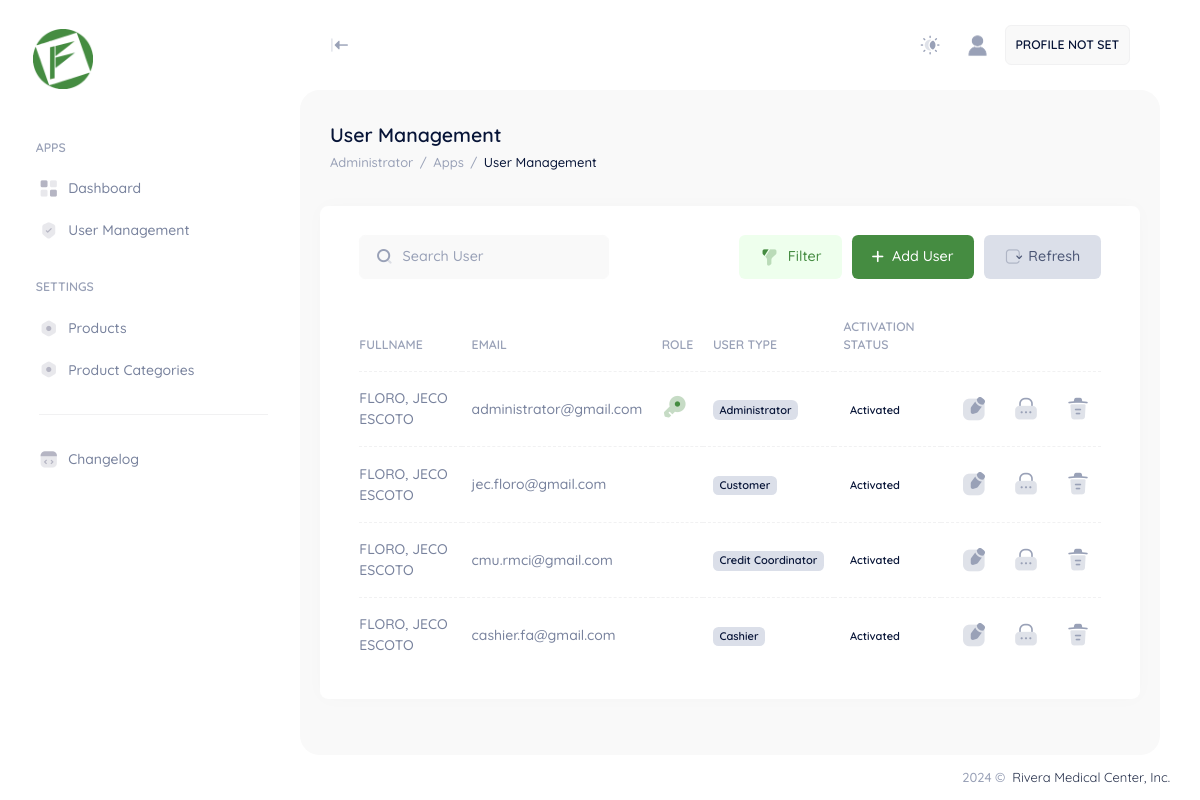
Before: /user/administrator/usermanagement.php (signed in) with the older database file.
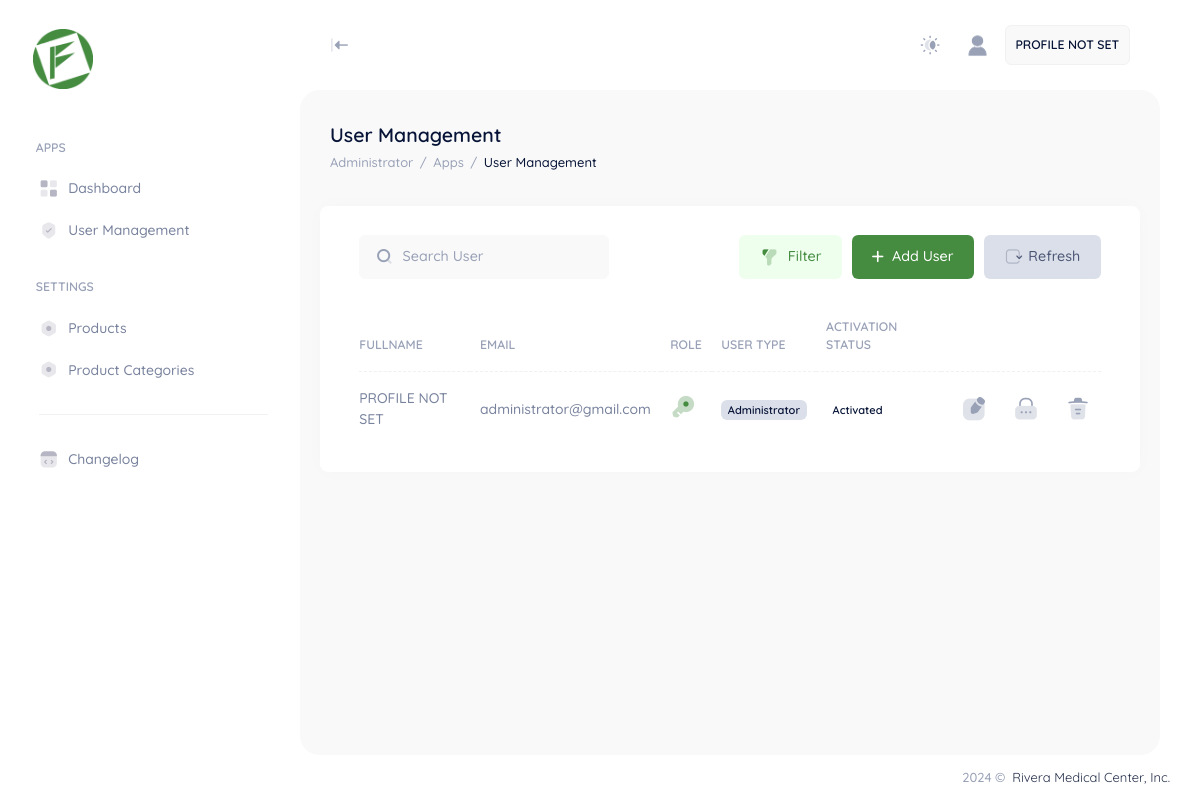
After: the same page with the newer database file.
### tables this page shows
CREATE TABLE IF NOT EXISTS `appsysusers` (
  `PK_appsysUsers` int NOT NULL AUTO_INCREMENT COMMENT 'AUTO GENERATED ID PER USER',
  `user_email` varchar(100) DEFAULT NULL COMMENT 'HASHED EMAIL',
  `user_password` longtext COMMENT 'HASHED PASSWORD',
  `user_empId` varchar(255) DEFAULT NULL COMMENT 'USER EMPLOYEE ID',
  `user_recoveryCode` varchar(255) DEFAULT NULL COMMENT 'HASHED RECOVERY CODE',
  `user_activationCode` varchar(255) DEFAULT NULL COMMENT 'HASHED ACTIVATION CODE',
  `user_secret` varchar(255) DEFAULT NULL,
  `isSecret` bit(1) DEFAULT NULL,
  `isActivated` bit(1) DEFAULT NULL,
  `isDisabled` bit(1) DEFAULT NULL,
  `isDeactivated` bit(1) DEFAULT NULL,
  `isAdmin` bit(1) DEFAULT NULL,
  `isCustomer` bit(1) DEFAULT NULL,
  `isBranchManager` bit(1) DEFAULT NULL,
  `isCreditInvestigator` bit(1) DEFAULT NULL,
  `isCreditCoordinator` bit(1) DEFAULT NULL,
  `isCashier` bit(1) DEFAULT NULL,
  `userLastname` longtext,
  `userFirstName` varchar(500) DEFAULT NULL,
  `userMiddleName` varchar(500) DEFAULT NULL,
  `userNickName` varchar(500) DEFAULT NULL,
  `userGender` int DEFAULT NULL,
  `userCivilStatus` varchar(500) DEFAULT NULL,
  `userNationality` varchar(500) DEFAULT NULL,
  `userAge` int DEFAULT NULL,
  `userDateofBirth` date DEFAULT NULL,
  `userPlaceofBirth` longtext,
  `userContactNumber` varchar(500) DEFAULT NULL,
  `userAddress` longtext,
  `userRegionCode` varchar(50) DEFAULT NULL,
  `userRegion` varchar(255) DEFAULT NULL,
  `userProvinceCode` varchar(50) DEFAULT NULL,
  `userProvince` varchar(255) DEFAULT NULL,
  `userCityCode` varchar(50) DEFAULT NULL,
  `userCity` varchar(255) DEFAULT NULL,
  `userBarangayCode` varchar(50) DEFAULT NULL,
  `userBarangay` varchar(255) DEFAULT NULL,
  `userFullName` varchar(500) DEFAULT NULL,
  `isProfileFilled` bit(1) DEFAULT NULL,
  `isSpouseFilled` bit(1) DEFAULT NULL,
  `isHomeOwnershipFilled` bit(1) DEFAULT NULL,
  `isEmploymentFilled` bit(1) DEFAULT NULL,
  `isPersonalPrefFilled` bit(1) DEFAULT NULL,
  `isChildrenFilled` bit(1) DEFAULT NULL,
  `isRelativesFilled` bit(1) DEFAULT NULL,
  `isNeighborFilled` bit(1) DEFAULT NULL,
  PRIMARY KEY (`PK_appsysUsers`) USING BTREE
);

### user/administrator/usermanagement.php (the view, shortened to what the rows shown need)
<?php
include '../../app/sessions/AdministratorSession.php';
try {
    $conn = new PDO("mysql:host=$fa_dbserver;dbname=$fa_dbname", $fa_dbuser, $fa_dbpassword);
    $conn->setAttribute(PDO::ATTR_ERRMODE, PDO::ERRMODE_EXCEPTION);
    $user = $conn->prepare("SELECT * FROM appsysusers");
    $user->execute();
    $cuser = $user->rowCount();
} catch (PDOException $e) {
    echo "Error: " . $e->getMessage();
}
?>
<!DOCTYPE html>
<html lang="en">
<head>
    <link href="../../assets/plugins/custom/leaflet/leaflet.bundle.css" rel="stylesheet" type="text/css" />
    <link href="../../assets/plugins/custom/datatables/datatables.bundle.css" rel="stylesheet" type="text/css" />
    <link href="../../assets/plugins/global/plugins.bundle.css" rel="stylesheet" type="text/css" />
    <link href="../../assets/css/style.bundle.css" rel="stylesheet" type="text/css" />
    <link href="../../assets/css/custom.bundle.css" rel="stylesheet" type="text/css" />
</head>
<body id="kt_body" class="header-fixed header-tablet-and-mobile-fixed toolbar-enabled aside-fixed aside-default-enabled user-select-none">
    <div class="d-flex flex-column flex-root">
        <div class="page d-flex flex-row flex-column-fluid">
            <div class="wrapper d-flex flex-column flex-row-fluid" id="kt_wrapper">
                <div class="content fs-6 d-flex flex-column flex-column-fluid" id="kt_content">
                    <div class="toolbar" id="kt_toolbar">
                        <div class=" container-fluid d-flex flex-stack flex-wrap flex-sm-nowrap">
                            <div class="d-flex flex-column align-items-start justify-content-center flex-wrap me-2">
                                <h1 class="text-dark fw-bold my-1 fs-2">
                                    User Management <small class="text-muted fs-6 fw-normal ms-1"></small>
                                </h1>
                            </div>
                        </div>
                    </div>
                    <div class="post fs-6 d-flex flex-column-fluid" id="kt_post">
                        <div class="container-fluid">
                            <div class="row g-xl-12">
                                <div class="col-xxl-12">
                                    <div class="row g-xl-12">
                                        <div class="card">
                                            <div class="card-body py-4">
                                                <table class="table align-middle table-row-dashed fs-6 gy-5" id="tb_Usermanagement">
                                                    <thead>
                                                        <tr class="text-start text-muted fw-bold fs-7 text-uppercase gs-0">
                                                            <th>Fullname</th>
                                                            <th>Email</th>
                                                            <th>Role</th>
                                                            <th>User Type</th>
                                                            <th>Activation Status</th>
                                                            <th></th>
                                                        </tr>
                                                    </thead>
                                                    <tbody class="text-gray-600 fw-semibold">
                                                        <?php if ($cuser > 0) { ?>
                                                            <?php while ($ruser = $user->fetch(PDO::FETCH_ASSOC)) { ?>
                                                                <tr>
                                                                    <td>
                                                                        <?php if ($ruser["userFullName"] != "") { ?>
                                                                            <?php echo $ruser["userFullName"]; ?>
                                                                        <?php } else { ?>
                                                                            PROFILE NOT SET
                                                                        <?php } ?>
                                                                    </td>
                                                                    <td><?php echo $ruser["user_email"]; ?></td>
                                                                    <td>
                                                                        <?php if ($ruser["isAdmin"] == 1) { ?>
                                                                            <i class="ki-duotone ki-key fs-2x text-primary">
                                                                                <span class="path1"></span>
                                                                            </i>
                                                                        <?php } ?>
                                                                    </td>
                                                                    <td>
                                                                        <?php if ($ruser["isAdmin"] == 1) { ?>
                                                                            <span class="badge bg-secondary text-dark rounded">Administrator</span>
                                                                        <?php } ?>
                                                                        <?php if ($ruser["isCustomer"] == 1) { ?>
                                                                            <span class="badge bg-secondary text-dark">Customer</span>
                                                                        <?php } ?>
                                                                        <?php if ($ruser["isCreditCoordinator"] == 1) { ?>
                                                                            <span class="badge bg-secondary text-dark">Credit Coordinator</span>
                                                                        <?php } ?>
                                                                        <?php if ($ruser["isCashier"] == 1) { ?>
                                                                            <span class="badge bg-secondary text-dark">Cashier</span>
                                                                        <?php } ?>
                                                                    </td>
                                                                    <td>
                                                                        <?php if ($ruser["isActivated"] == 0) { ?>
                                                                            <i class="ki-duotone ki-sms fs-2x text-primary">
                                                                                <span class="path1"></span>
                                                                                <span class="path2"></span>
                                                                            </i>
                                                                        <?php } else { ?>
                                                                            <span class="badge bg-darkgreen">Activated</span>
                                                                        <?php } ?>
                                                                    </td>
                                                                    <td class="text-end datainput">
                                                                        <div class="d-flex justify-content-end gap-2">
                                                                            <div class="tableaction-hover rounded pt-2 pb-1 ps-3 pe-3" data-ii-val="<?php echo $ruser["PK_appsysUsers"]; ?>" data-ii-input-edit-action="edit">
                                                                                <i class="ki-duotone ki-notepad-edit fs-2x">
                                                                                    <span class="path1"></span>
                                                                                </i>
                                                                            </div>
                                                                            <div class="tableaction-hover rounded pt-2 pb-1 ps-3 pe-3" data-ii-val="<?php echo $ruser["PK_appsysUsers"]; ?>" data-ii-input-lock-action="lock">
                                                                                <i class="ki-duotone ki-lock-2 fs-2x">
                                                                                    <span class="path1"></span>
                                                                                </i>
                                                                            </div>
                                                                            <div class="tableaction-hover rounded pt-2 pb-1 ps-3 pe-3" data-ii-val="<?php echo $ruser["PK_appsysUsers"]; ?>" data-ii-input-delete-action="delete">
                                                                                <i class="ki-duotone ki-trash fs-2x">
                                                                                    <span class="path1"></span>
                                                                                </i>
                                                                            </div>
                                                                        </div>
                                                                    </td>
                                                                </tr>
                                                            <?php } ?>
                                                        <?php } ?>
                                                    </tbody>
                                                </table>
                                            </div>
                                        </div>
                                    </div>
                                </div>
                            </div>
                        </div>
                    </div>
                </div>
            </div>
        </div>
    </div>
</body>
</html>

Changed rows visible on the page:
removed appsysusers: userFullName "FLORO, JECO ESCOTO", user_email "jec.floro@gmail.com", isCustomer "Customer", isActivated "Activated"
removed appsysusers: userFullName "FLORO, JECO ESCOTO", user_email "cmu.rmci@gmail.com", isCreditCoordinator "Credit Coordinator", isActivated "Activated"
removed appsysusers: userFullName "FLORO, JECO ESCOTO", user_email "cashier.fa@gmail.com", isCashier "Cashier", isActivated "Activated"
changed appsysusers "administrator@gmail.com": userFullName "FLORO, JECO ESCOTO" → (not shown); now shows "PROFILE NOT SET"
